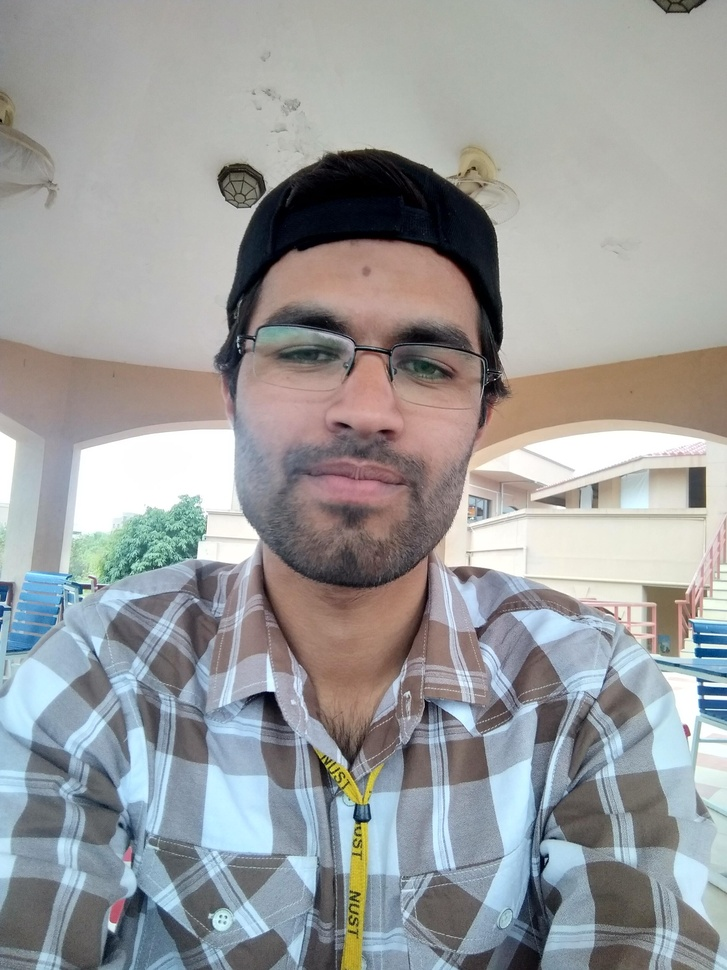
%> input picture Assignment1/image.jpg, 727 x 970 px, shrunk from 2448 x 3264 before the run
$ octave as1.m   (GNU Octave 9; MATLAB toolbox functions it lacks are replaced by stand-ins)
%> lines starting %> are read from the running program, lines starting %| are printed output that depends on the picture
% read the image
pic = imread('image.jpg');
%> pic is the input picture: size 970x727x3 uint8; mean R, G, B 154.9, 156.2, 156.6

%getting rows and columns of the image
r = size(pic, 1);
%> r = 970
c = size(pic, 2);
%> c = 727

% creat matrix for red blur and green plane
R = zeros(r, c, 3);
G = zeros(r, c, 3);
B = zeros(r, c, 3);


% storing the corresponding color plane
% red plane
R(:, :, 1) = pic(:, :, 1);

% green plane
G(:, :, 2) = pic(:, :, 2);
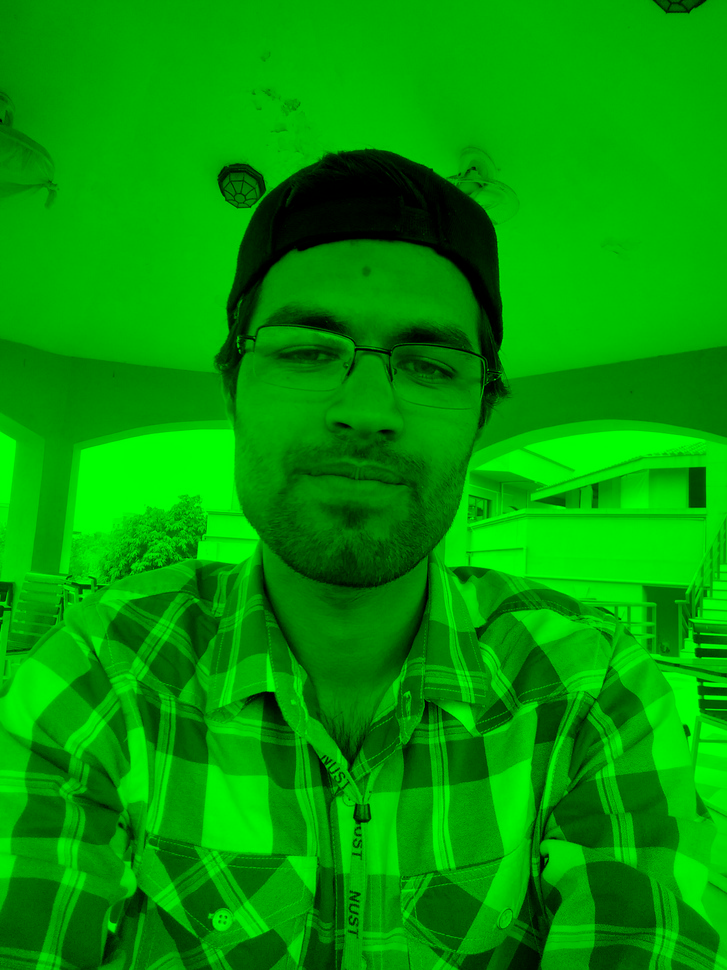
%> G: size 970x727x3 double; mean R, G, B 0, 156.2, 0

% blue plane
B(:, :, 3) = pic(:, :, 3);
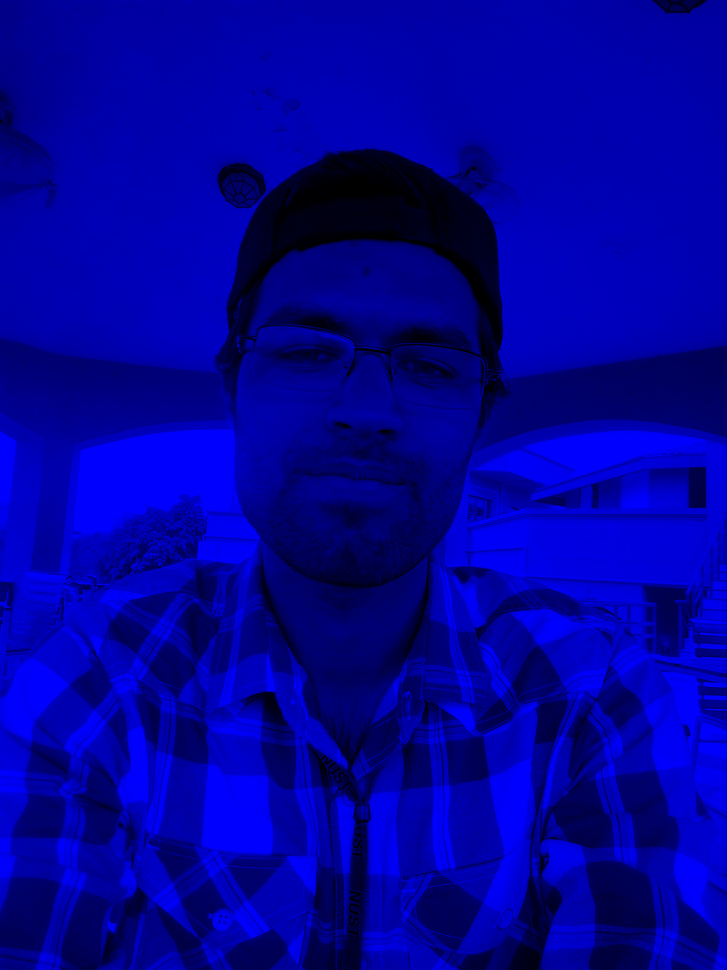
%> B: size 970x727x3 double; mean R, G, B 0, 0, 156.6

% displaying the images
subplot(2,2,1);
imshow(pic);
title('Orignal Image')

subplot(2,2,2);
imshow(uint8(R));
title('Red Plane');

subplot(2,2,3);
imshow(uint8(G));
title('Green Plane')

subplot(2,2,4);
imshow(uint8(B));
title('Blue Plane');


%task 2
%rgb to hsi

pic = imread('image.jpg');
task2Pic = double(pic)/255;
red = task2Pic(:, :, 1);
green = task2Pic(:, :, 2);
blue = task2Pic(:, :, 3);

%for H (hue) calculation.
numirator = 1/2*((red-green)+(red+green));
denom = sqrt((red-green).^2+((red+green).*(green+blue)));

hue = acosd(numirator./(denom+.0000001));
%small number is added to avoid divided by 0 exception

%If B>G then H= 360-Theta
hue(blue>green)=360-hue(blue>green);

%Normalize to the range [0 1]
hue = hue/360;

%for saturation calculation
sat = 1-(3./(sum(task2Pic,3)+.0000001)).*min(task2Pic,[],3);
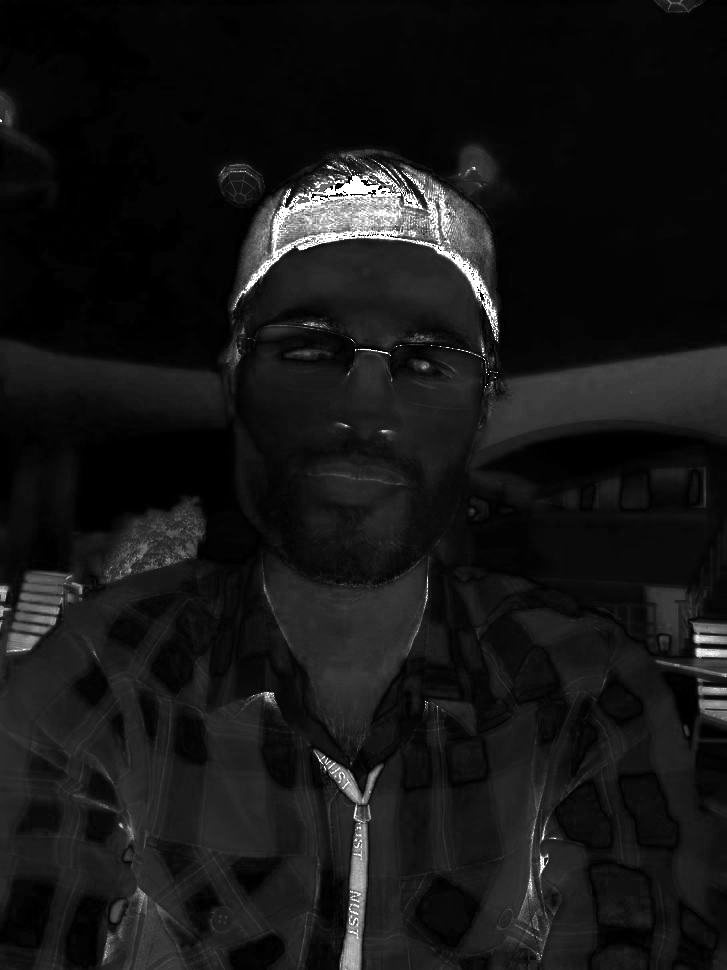
%> sat: size 970x727 double; min 3.33e-08, max 1, mean 0.0886

%for intensity calculation
intens = sum(task2Pic,3)./3;

%HSI
HSI = zeros(size(pic));
HSI(:, :, 1) = hue;
HSI(:, :, 2) = sat;
HSI(:, :, 3) = intens;

subplot(2,2,1);
imshow(HSI);
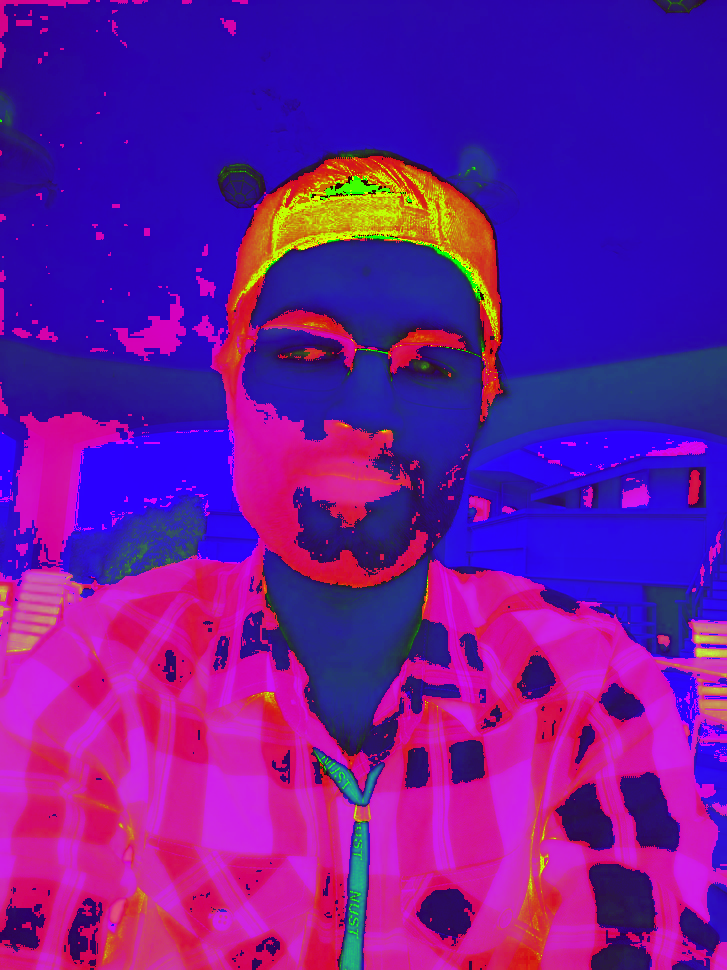
%> displayed picture: size 970x727x3, on the screen's scale of 0 to 255; mean R, G, B 109.6, 22.6, 155.9
title('Image In HSI');
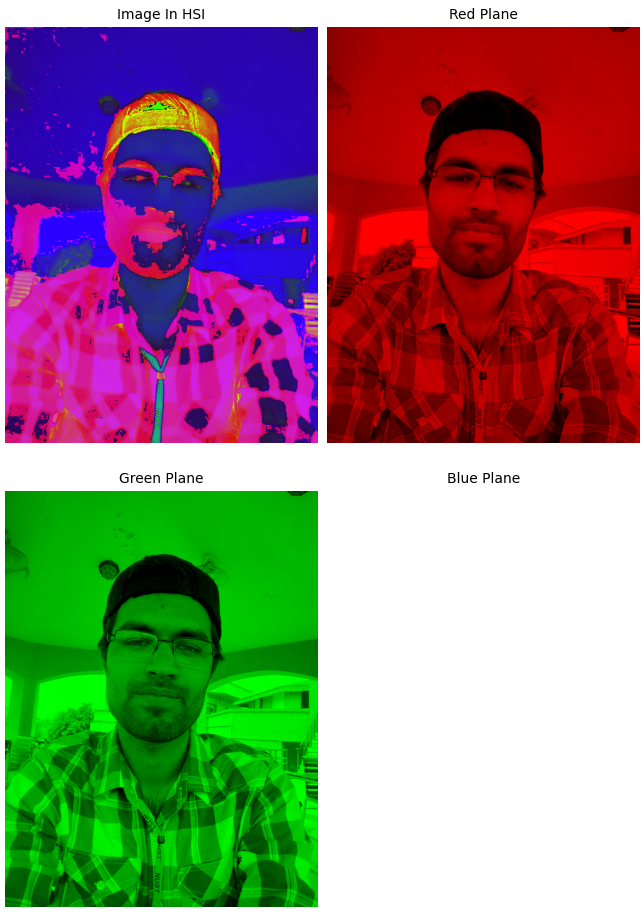
%> figure redrawn from the program's plot data, 4 panels

%rgb to cmy

task2Pic = im2double(task2Pic);
r = task2Pic(:, :, 1);
g = task2Pic(:, :, 2);
b = task2Pic(:, :, 3);

c = 1-r;
m = 1-g;
y = 1-b;

CMY = cat(3,c,m,y);
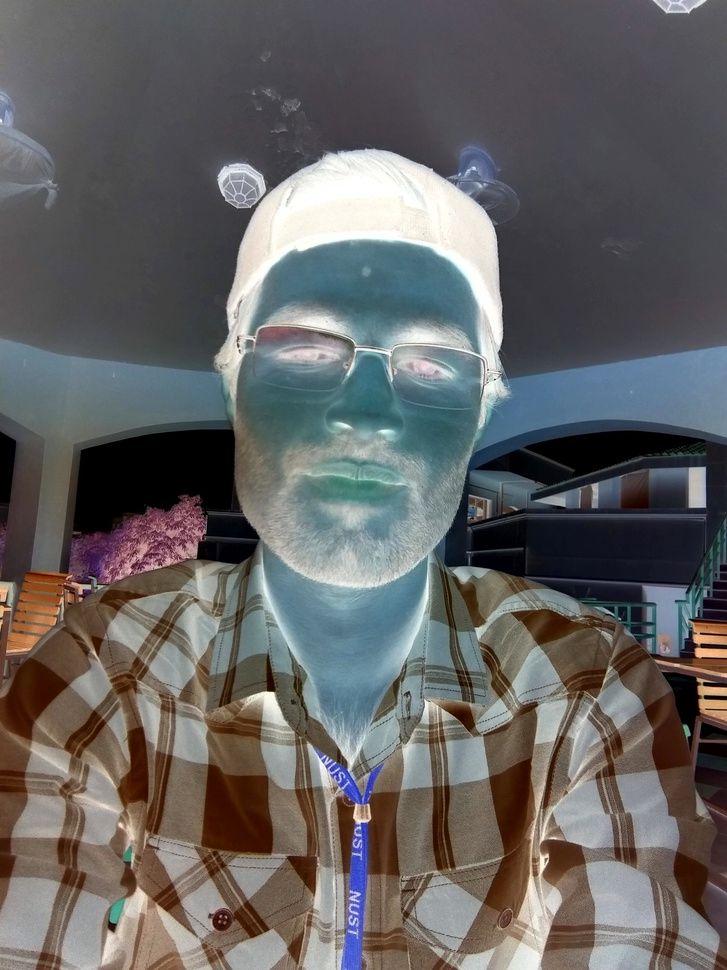
%> CMY: size 970x727x3 double; mean R, G, B 0.393, 0.387, 0.386

subplot(2,2,4);
imshow(CMY);
title('Image In CMY');


%difference
%As we have divided r channel, g channel and b channel. In each channel, we
%see the intensities of respective colors.
%for eaxamle in r channel the image is build from red color intensities.
%The CMY model is actually substractive model and it substract the color
%intensities from the white color. So we see something like a negative
%image.
%HSI is based on situration, hue and intensities. So we see the mixture of
%these above mentioned entities
